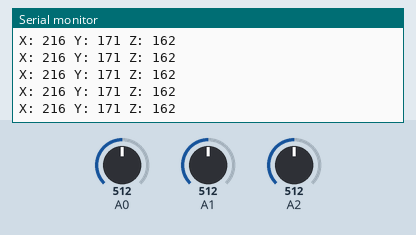
Bench run of a sketch on a simulated Arduino Uno, built with avr-gcc and run on an emulated ATmega328P. Shown: the last lines printed to the serial monitor. The test bench sets the inputs (shaded band); at power-on: A1 = 512, A0 = 512, A2 = 512.

Above: at 7.2 s.
7.3 s: A1 set to 452
At 7.37 s:
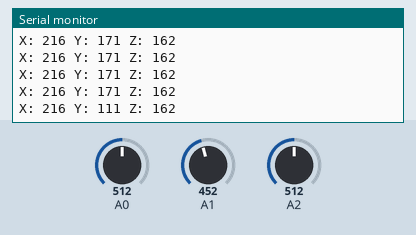
10.3 s: A1 set to 434
At 10.3 s:
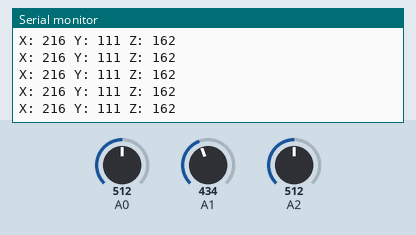
Timing chart, 0 to 12.8 s (numbered marks = the images above; inputs shaded):
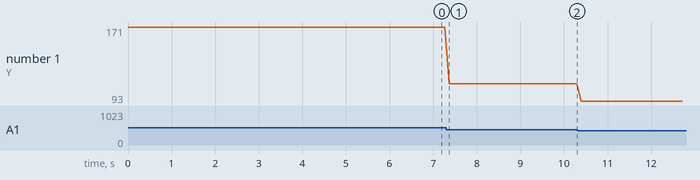

Measured:
- after the input at 7.3 s, the serial monitor: prints a new line after 0.07 s (image 1)
- plotted number 1: 171 → 111 after the input at 7.3 s, 111 → 93 after the input at 10.3 s

The sketch:

Accelerometer.ino
```cpp
int x, y, z;

// Калибровка датчика
int dx=296;
int dy=341;
int dz=350;
void setup()
{
   Serial.begin(9600);
}

void loop()
{
  // Значения осей с датчика
  x = analogRead(A0) - dx;
  y = analogRead(A1) - dy;
  z = analogRead(A2) - dz;

  // Вывод в Serial monitor
  Serial.print("X: ");
  Serial.print(x);
  Serial.print(" Y: ");
  Serial.print(y);
  Serial.print(" Z: ");
  Serial.println(z);

  //Период опроса
  delay(100);
}
```

Accelerometer.ino.cpp
```cpp
#line 1 "C:/Treadmill/Arduino/Accelerometer/Accelerometer.ino"
#include <Arduino.h>
#line 1
int x, y, z;

// Калибровка датчика
int dx=296;
int dy=341;
int dz=350;
void setup()
{
   Serial.begin(9600);
}

void loop()
{
  // Значения осей с датчика
  x = analogRead(A0) - dx;
  y = analogRead(A1) - dy;
  z = analogRead(A2) - dz;

  // Вывод в Serial monitor
  Serial.print("X: ");
  Serial.print(x);
  Serial.print(" Y: ");
  Serial.print(y);
  Serial.print(" Z: ");
  Serial.println(z);

  //Период опроса
  delay(100);
}
```
